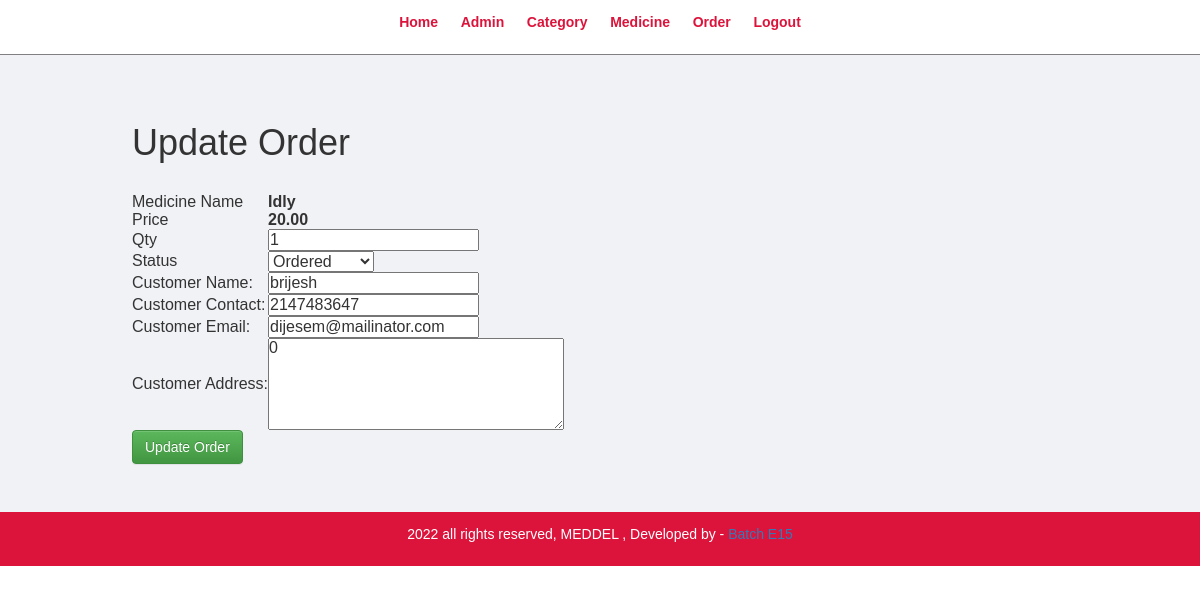
/admin/update-order.php?id=12 (signed in), run on the app's committed database.
### tables this page shows
CREATE TABLE `tbl_order` (
  `id` int(10) UNSIGNED NOT NULL,
  `medicine` varchar(150) NOT NULL,
  `price` decimal(10,2) NOT NULL,
  `qty` int(11) NOT NULL,
  `total` decimal(10,2) NOT NULL,
  `order_date` datetime NOT NULL,
  `status` varchar(50) NOT NULL,
  `customer_name` varchar(150) NOT NULL,
  `customer_contact` int(20) NOT NULL,
  `customer_email` varchar(150) NOT NULL,
  `customer_address` int(255) NOT NULL
);

### admin/update-order.php (the view, shortened to what this page needs)
<?php include('partials/menu.php'); ?>
<div class="main-content">
    <div class="wrapper">
        <h1>Update Order</h1>
        <br>
        <?php
            if(isset($_GET['id']))
            {
                $id=$_GET['id'];
                $sql="SELECT * FROM tbl_order Where id=$id";
                $res=mysqli_query($conn,$sql);
            $count=mysqli_num_rows($res);
                    if($count==1)
                    {
                        $rows=mysqli_fetch_assoc($res);
                        $medicine=$rows['medicine'];
                        $price=$rows['price'];
                        $qty=$rows['qty'];
                        $status=$rows['status'];
                        $customer_name=$rows['customer_name'];
                        $customer_contact=$rows['customer_contact'];
                        $customer_email=$rows['customer_email'];
                        $customer_address=$rows['customer_address'];
                    }
                    else{
                        header('location:'.SITEURL.'admin/manage-order.php');
                    }
            }
            else{
                header('location:'.SITEURL.'admin/manage-order.php');
            }
?>
        <form action="" method="post">
            <table>
                <tr>
                    <td>Medicine Name</td>
                    <td><b><?php echo $medicine; ?> <b></td>
                </tr>
                <tr>
                    <td>Price</td>
                    <td><b> <?php echo $price; ?><b></td>
                </tr>
                <tr>
                    <td>Qty</td>
                    <td><input type="number" name="qty" value="<?php echo $qty; ?>"></td>
                </tr>
                <tr>
                    <td>Status</td>
                    <td>
                        <select name="status">
                            <option <?php if($status=="Ordered"){echo "selected";} ?> value="Ordered">Ordered</option>
                        </select>
                    </td>
                </tr>
                <tr>
                    <td>Customer Name:</td>
                    <td><input type="text" name="customer_name" value="<?php echo $customer_name; ?>"></td>
                </tr>
                <tr>
                    <td>Customer Contact:</td>
                    <td><input type="text" name="customer_contact" value="<?php echo $customer_contact; ?>"></td>
                </tr>
                <tr>
                    <td>Customer Email:</td>
                    <td><input type="text" name="customer_email" value="<?php echo $customer_email; ?>"></td>
                </tr>
                <tr>
                    <td>Customer Address:</td>
                    <td><textarea name="customer_address" cols="30" rows="5"><?php echo $customer_address; ?></textarea>
                    </td>
                </tr>
                <tr>
                    <td>
                        <input class="btn btn-success" type="submit" name="submit" value="Update Order">
                    </td>
                </tr>
            </table>
        </form>
    </div>
</div>
<?php include('partials/footer.php'); ?>

### css/admin.css (style rules this page uses)
* { margin: 0; padding: 0; font-family: Arial, Helvetica, sans-serif; }
.wrapper { padding: 1%; width: 80%; margin: 0 auto; }
.main-content { background-color: #f1f2f6; padding: 3% 0; }

### data on the page
tbl_order: medicine "Idly", price "20.00", qty "1", status "Ordered", customer_name "brijesh", customer_contact "2147483647", customer_email "dijesem@mailinator.com", customer_address "0"
